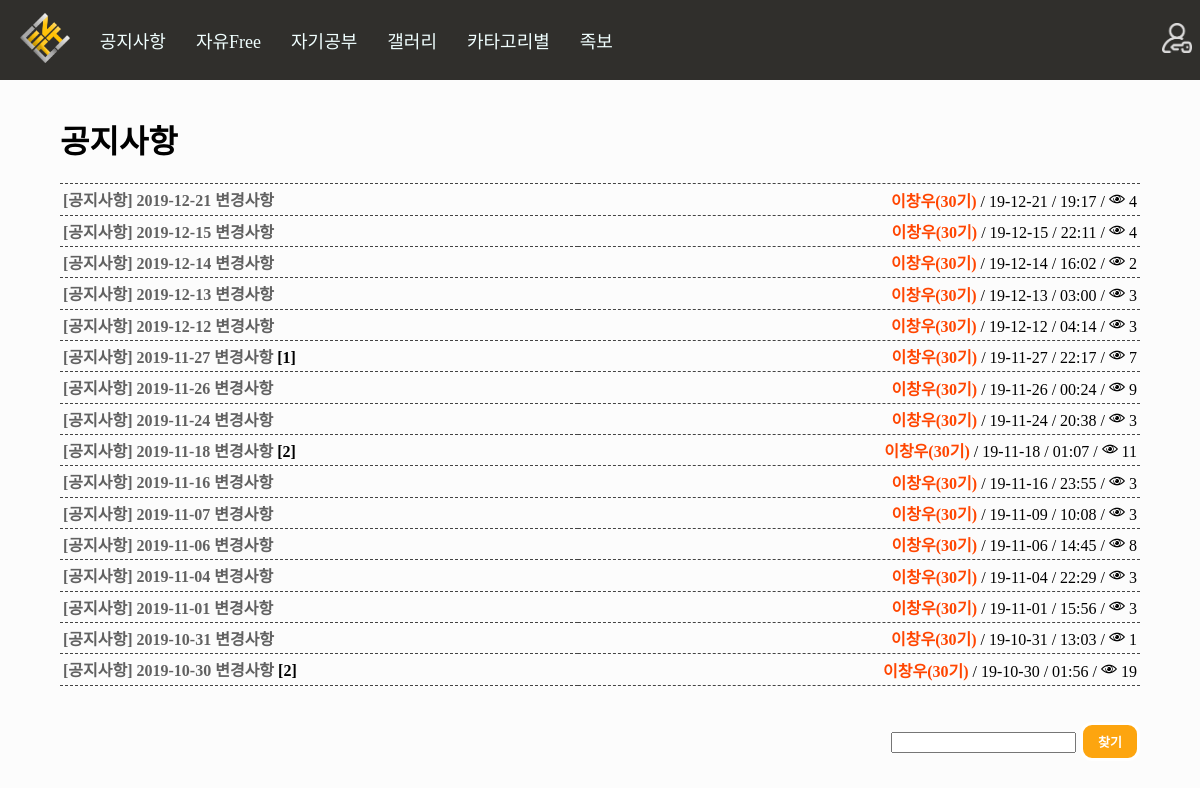
Page /board/notice/ on the earlier database version.
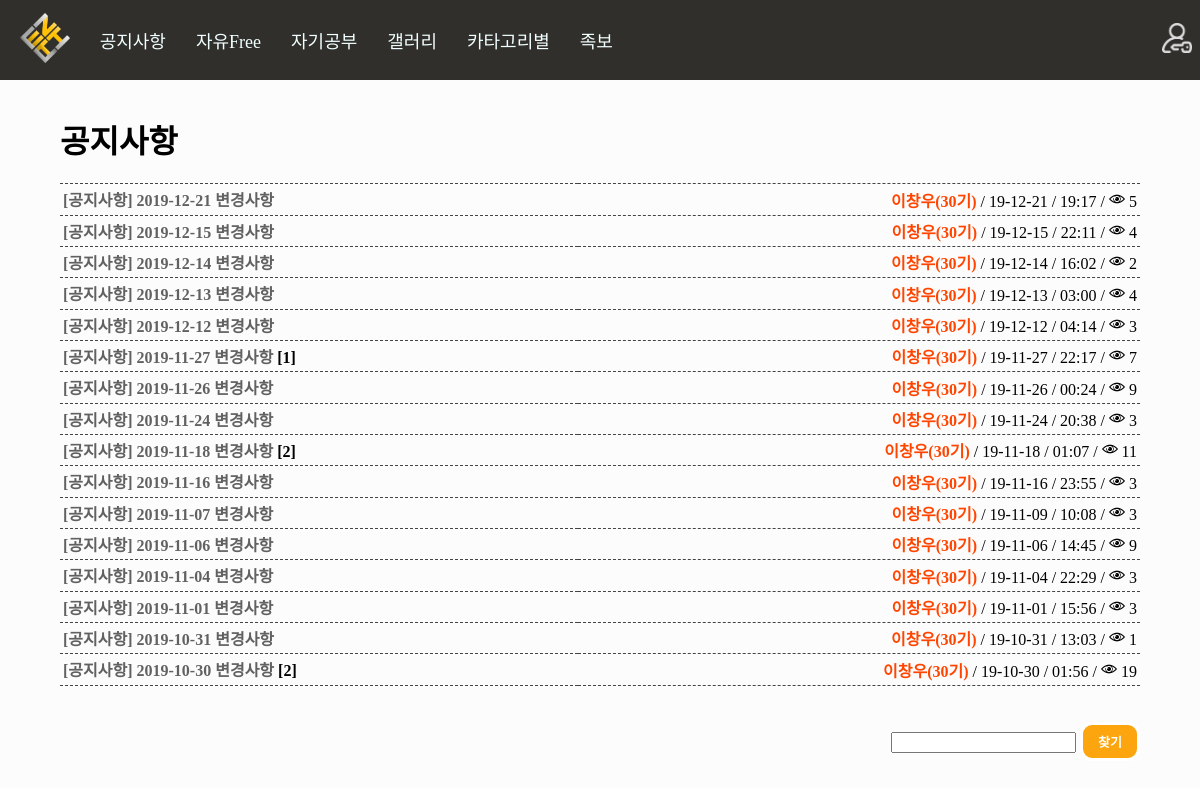
Same page on the later database version.
### board/models.py (models this page shows, shortened)
class Board(models.Model):
    Title = models.CharField(max_length=50) #제목
    Body = models.TextField() #내용
    Created_at = models.DateTimeField(auto_now_add=True) #생성 일자 및 시간
    Updated_at = models.DateTimeField(auto_now=True) #수정 일자 및 시간
    Author = models.CharField(max_length=13) #글쓴이 아이디
    Category = models.CharField(max_length=13) #분류
    HowMuch = models.IntegerField() #조회수
    files=models.FileField(upload_to='files/', default='')
    images=models.FileField(upload_to='Sumnail/', default='')
    def get_generation(self): #이름을 나오게 하는데 예외처리 까지 적용 만약 탈퇴한 사람이면!! Id 가 나온다
        try:
            a = Profile.objects.get(user__username=self.Author)
            if a.UserType == "99":
                return "<span style='font-weight:bolder;color:orangered;'>"+a.Name+"("+a.Generation+"기)</span>"
            elif a.UserType == "98": #관리자 및 운영진
                return "<span style='font-weight:bolder;color:blue;'>"+a.Name+"("+a.Generation+"기)</span>"
            elif a.UserType == "3": #손님
                return "<span style='font-weight:bolder;color:darkviolet;'>"+a.Name+"("+a.Generation+"기)</span>"
            else: #일반 사용자
                return "<span style='font-weight:bolder;color:black;'>"+a.Name+"("+a.Generation+"기)</span>"
        except: #익명을 위해서 id나오게 삭제되니깐 이름은 알 수 없으므로...
            return "<span style='font-weight:bolder;color:grey;'>"+self.Author+"</span>"
    def new(self): #최신
        if self.Created_at > timezone.now() - datetime.timedelta(days=1):
            return "<img height='16px' src='/static/n.png'/>"
        else:  #하루 지나면 안 최신
            return ""
    def change(self): #최신
        if self.Updated_at > timezone.now() - datetime.timedelta(days=1):
            return "<img height='16px' src='/static/c.png'/>"
        else:  #하루 지나면 안 최신
            return ""
    def file_icon(self): #최신
        if len(self.files.name) > 5: #5글자 이상일경우로 했음!! 그러면 당연히 5글자 이상 아닌게 없을 것임!
            return "<img height='16px' src='/static/file.png'/>"
        else:  #하루 지나면 안 최신
            return ""
    def howmanycomment(self):
        a = Comment.objects.filter(Article=self.id).count()
        b = str('[') + str(a) + str(']')
        if a:
            return b
        else:
            return ""
    def howmanyhit(self):
        a = Hittimecount.objects.get(Article=self.id)
        if a:
            return str("<img height='16px' src='/static/eye.png'/> ") + str(a.HowMuch)

class Hittimecount(models.Model):
    Article = models.ForeignKey(Board, on_delete=models.CASCADE)
    HowMuch = models.IntegerField() #조회수

### account/models.py (models this page shows, shortened)
class Profile(models.Model):
    user = models.OneToOneField(User, on_delete=models.CASCADE) #1대1 조인
    Name = models.TextField(max_length=10) #이름
    UserNumber = models.IntegerField() #학번
    Phone = models.CharField(max_length=13) #전화번호
    UserType = models.CharField(max_length=13) #권한
    Generation = models.CharField(max_length=13) #기수

### board/views.py (the view)
# urls.py: path('<boardname>/', views._board, name='_board'),
def _board(request, boardname):
    request.session['login_after'] = '/board/' + boardname + '/'
    if boardname == "notice":
        category = "0"
        request.session['location'] = 'notice' #내 위치 알기 위해서 삭제한후 다시 돌아가기 위해서
        board_name = "공지사항"
    elif boardname == "free":
        category = "1"
        request.session['location'] = 'free'
        board_name = "자유게시판"
    elif boardname == "study":
        category = "9"
        request.session['location'] = 'study'
        board_name = "공부게시판"
    board_find = boardname #게시글 찾기를 위해서 boardname에서 가져온 글을 저장한다!
    board_b = Board.objects.filter(Category=category).order_by('-Created_at')
    if request.method == "POST":
        find_select = request.POST.get('find_select')
        board_b = Board.objects.filter(Category=category, Title__contains=find_select).order_by('-Created_at')
        pass
    paginator = Paginator(board_b,16) #페이지네이션 만들기
    page = request.GET.get('page') #페이지네이션 만들기
    posts = paginator.get_page(page) #페이지네이션 만들기
    return render(request, "board.html", {'posts':posts, 'board_b':board_b, 'board_name':board_name, 'board_find':board_find, 'category':category})

### board/templates/board.html (shortened to what this page needs)
{%extends 'base.html'%}
{%load staticfiles%}
{%block contents%}
<div style="margin:3% 5%; height:55%;">
    <h1>
        {{board_name}}
    </h1>
<table style="width: 100%;border-top: 1px dashed #444444;border-collapse: collapse;">
    {%for a in posts%}
    <tr>
        <td style="border-bottom: 1px dashed #444444;padding:3px;"><a href="../detail/{{a.id}}">{{a.Title}}</a> <b>{{a.howmanycomment}}</b>
        {%if a.new == "" %}
        </td>
        {%else%}
        <span style="vertical-align:middle">{{a.new|safe}}</span></td>
        {%endif%}
        <td style="border-bottom: 1px dashed #444444;padding:3px;"><div style="float:right;">
            {{a.get_generation|safe}} / {{a.Created_at|date:"y-m-d"}} / {{a.Created_at|time:"H:i"}} /
            {%if a.howmanyhit %}
            {{a.howmanyhit|safe}}
            {%else%}
            <img style="width:16px;height:16px;" src="{%static 'eye.png'%}"/> 0
            {%endif%}
        </div><br></td>
    </tr>
    {%endfor%}
</table>
<br>
        {% load el_pagination_tags %}
<br>
<form method="POST" action="{%url '_board' board_find %}">
        <div style="float:right">
        <input type="text" name="find_select">
        <input name="get_find" class="button write_button" type="submit" value="찾기"/>
        </div>
    </form>
<br><br><br>
</div>
{%endblock%}

Differences in the rows shown:
changed through a linked row, Board "[공지사항] 2019-12-21 변경사항": howmanyhit "4" → "5"
changed through a linked row, Board "[공지사항] 2019-12-13 변경사항": howmanyhit "3" → "4"
changed through a linked row, Board "[공지사항] 2019-11-06 변경사항": howmanyhit "8" → "9"
